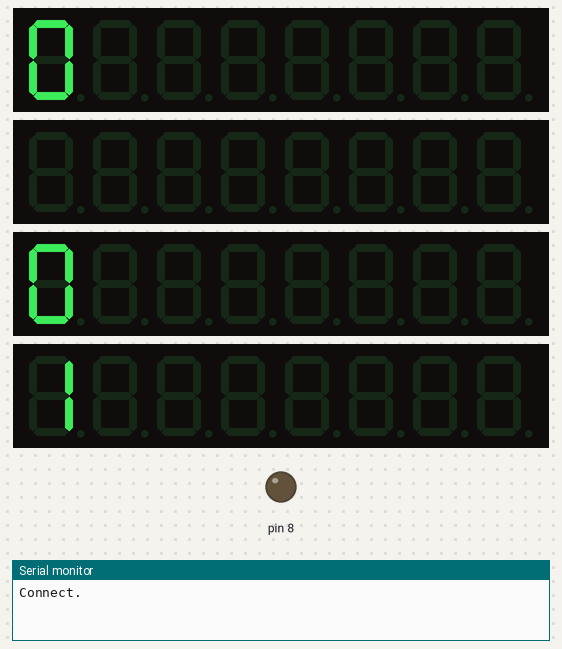
The sketch below on a simulated Arduino Uno, built with avr-gcc and run on an emulated ATmega328P. On the bench: 4 × 8-digit seven-segment display, output pins drawn as LEDs (lit = HIGH), the last lines printed to the serial monitor. Dashed ring = blinking.

Above: at 0.16 s.
At 9.86 s:
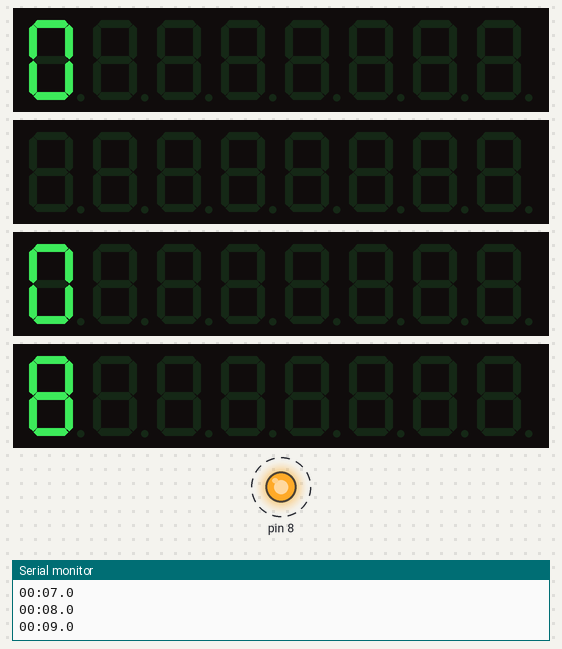
At 19.86 s:
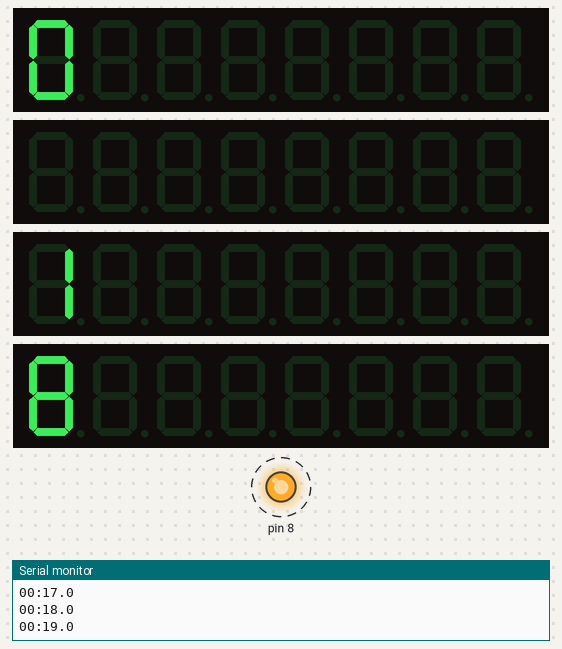
At 39.86 s:
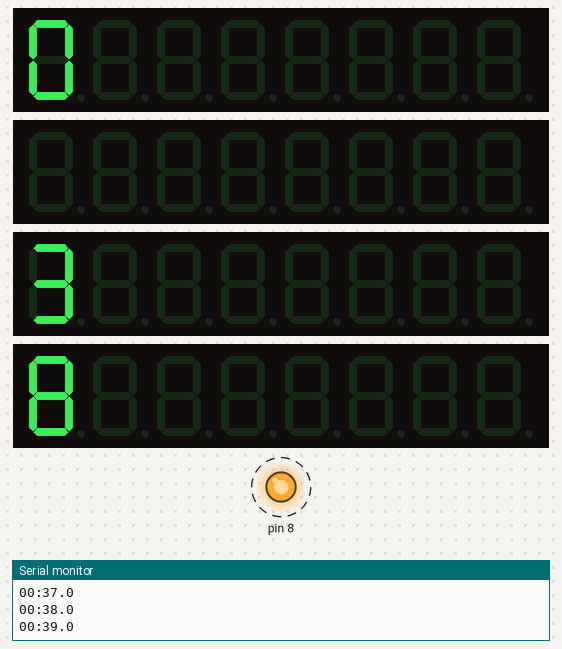
Timing chart, 0 to 40.0 s (numbered marks = the images above):
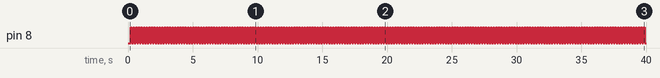

The sketch:

ESP32_chrono.ino
```cpp
#include <LedControlMS.h>

// Configuración para 4 matrices controladas por MAX7219
// Pin DataIn, Clock y Load
LedControl lc = LedControl(6, 4, 3, 4); // PARA ESP32-C3 MINI

unsigned long previousMillis = 0;
int decimas = 0;
int segundos = 0;
int minutos = 0;
int intervalo = 100; // 100 ms para las décimas de segundo

void setup() {
   pinMode(8, OUTPUT);
    // Inicializar la comunicación por puerto serie
  Serial.begin(9600);
  Serial.println("Connect.");

  // Inicialización de las 4 matrices (índice 0-3)
  for (int i = 0; i < 4; i++) {
    lc.shutdown(i, false); // Salir del modo apagado
    lc.setIntensity(i, 8); // Brillo medio (0-15)
    lc.clearDisplay(i);     // Limpiar matriz
  }

}

void loop() {
  unsigned long currentMillis = millis();

  if (currentMillis - previousMillis >= intervalo) {
    previousMillis = currentMillis;

    // Incremento de décimas de segundo
    decimas++;
    if (decimas%2 == 0)
    {
        digitalWrite(8, HIGH);  // turn the LED on (HIGH is the voltage level)
    }
    else{
        digitalWrite(8, LOW);
    }
    if (decimas == 10) {
      decimas = 0;
      segundos++;
      enviarDatosPorSerie(minutos, segundos, decimas);
    }

    // Incremento de segundos
    if (segundos == 60) {
      segundos = 0;
      minutos++;
    }

    // Actualizar el cronómetro en las matrices
    mostrarCronometro(minutos, segundos, decimas);
  }
}

// Función para mostrar el cronómetro
void mostrarCronometro(int minutos, int segundos, int decimas) {
  lc.clearDisplay(0);
  lc.clearDisplay(1);
  lc.clearDisplay(2);
  lc.clearDisplay(3);

  // Dibujar minutos en la primera matriz (1 dígito si es menor a 10, 2 si es mayor)
  if (minutos < 10) {
    lc.setDigit(0, 7, minutos, false);
  } else {
    lc.setDigit(0, 7, minutos / 10, false);  // Decenas de minutos
    lc.setDigit(1, 7, minutos % 10, false);  // Unidades de minutos
  }

  // Dibujar ':' entre minutos y segundos (siempre en la posición fija)
  lc.setChar(1, 7, ':', false);

  // Dibujar segundos en la tercera matriz (dos dígitos siempre)
  lc.setDigit(2, 7, segundos / 10, false);  // Decenas de segundos
  lc.setDigit(3, 7, segundos % 10, false);  // Unidades de segundos

  // Dibujar décimas de segundo en la cuarta matriz
  lc.setDigit(3, 7, decimas, false);        // Décimas de segundo
}

// Función para enviar los datos del cronómetro por el puerto serie
void enviarDatosPorSerie(int minutos, int segundos, int decimas) {
  // Formatear y enviar la información
  if (minutos < 10) Serial.print("0");  // Añadir un 0 si los minutos son menores de 10
  Serial.print(minutos);
  Serial.print(":");

  if (segundos < 10) Serial.print("0");  // Añadir un 0 si los segundos son menores de 10
  Serial.print(segundos);
  Serial.print(".");

  // Enviar las décimas de segundo
  Serial.println(decimas);
}
```

Measured:
- by itself, pin 8: alternates HIGH for 0.10 s and LOW for 0.10 s
